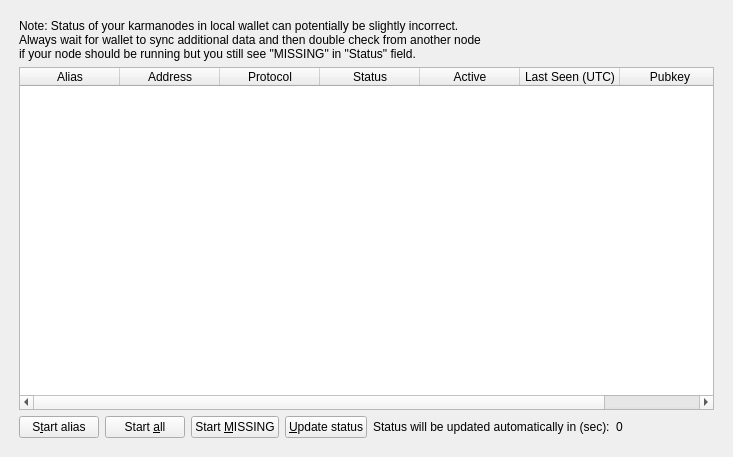
<?xml version="1.0" encoding="UTF-8"?>
<ui version="4.0">
 <class>KarmanodeList</class>
 <widget class="QWidget" name="KarmanodeList">
  <property name="geometry">
   <rect>
    <x>0</x>
    <y>0</y>
    <width>723</width>
    <height>457</height>
   </rect>
  </property>
  <property name="windowTitle">
   <string>Form</string>
  </property>
  <layout class="QVBoxLayout" name="topLayout">
   <property name="leftMargin">
    <number>10</number>
   </property>
   <property name="topMargin">
    <number>10</number>
   </property>
   <property name="rightMargin">
    <number>10</number>
   </property>
   <property name="bottomMargin">
    <number>10</number>
   </property>
    <item>
     <widget class="QWidget" name="tabMyKarmanodes">
      <attribute name="title">
       <string>My Karmanodes</string>
      </attribute>
      <layout class="QGridLayout" name="gridLayout_2">
       <item row="0" column="0">
        <layout class="QVBoxLayout" name="verticalLayout_2">
         <property name="bottomMargin">
          <number>0</number>
         </property>
         <item>
          <layout class="QHBoxLayout" name="horizontalLayout_note">
           <property name="bottomMargin">
            <number>0</number>
           </property>
           <item>
            <widget class="QLabel" name="updateNote">
             <property name="text">
              <string>Note: Status of your karmanodes in local wallet can potentially be slightly incorrect.&lt;br /&gt;Always wait for wallet to sync additional data and then double check from another node&lt;br /&gt;if your node should be running but you still see &quot;MISSING&quot; in &quot;Status&quot; field.</string>
             </property>
            </widget>
           </item>
          </layout>
         </item>
         <item>
          <widget class="QTableWidget" name="tableWidgetMyKarmanodes">
           <property name="minimumSize">
            <size>
             <width>695</width>
             <height>0</height>
            </size>
           </property>
           <property name="palette">
            <palette>
             <active>
              <colorrole role="Text">
               <brush brushstyle="SolidPattern">
                <color alpha="255">
                 <red>51</red>
                 <green>51</green>
                 <blue>51</blue>
                </color>
               </brush>
              </colorrole>
             </active>
             <inactive>
              <colorrole role="Text">
               <brush brushstyle="SolidPattern">
                <color alpha="255">
                 <red>51</red>
                 <green>51</green>
                 <blue>51</blue>
                </color>
               </brush>
              </colorrole>
             </inactive>
             <disabled>
              <colorrole role="Text">
               <brush brushstyle="SolidPattern">
                <color alpha="255">
                 <red>85</red>
                 <green>85</green>
                 <blue>85</blue>
                </color>
               </brush>
              </colorrole>
             </disabled>
            </palette>
           </property>
           <property name="editTriggers">
            <set>QAbstractItemView::NoEditTriggers</set>
           </property>
           <property name="alternatingRowColors">
            <bool>true</bool>
           </property>
           <property name="selectionMode">
            <enum>QAbstractItemView::SingleSelection</enum>
           </property>
           <property name="selectionBehavior">
            <enum>QAbstractItemView::SelectRows</enum>
           </property>
           <property name="sortingEnabled">
            <bool>true</bool>
           </property>
           <attribute name="horizontalHeaderStretchLastSection">
            <bool>true</bool>
           </attribute>
           <attribute name="ResizeMode">
            <enum>QHeaderView::Interactive</enum>
           </attribute>
           <column>
            <property name="text">
             <string>Alias</string>
            </property>
           </column>
           <column>
            <property name="text">
             <string>Address</string>
            </property>
           </column>
           <column>
            <property name="text">
             <string>Protocol</string>
            </property>
           </column>
           <column>
            <property name="text">
             <string>Status</string>
            </property>
           </column>
           <column>
            <property name="text">
             <string>Active</string>
            </property>
           </column>
           <column>
            <property name="text">
             <string>Last Seen (UTC)</string>
            </property>
           </column>
           <column>
            <property name="text">
             <string>Pubkey</string>
            </property>
           </column>
          </widget>
         </item>
         <item>
          <layout class="QHBoxLayout" name="horizontalLayout_5">
           <property name="bottomMargin">
            <number>0</number>
           </property>
           <item>
            <widget class="QPushButton" name="startButton">
             <property name="text">
              <string>S&amp;tart alias</string>
             </property>
            </widget>
           </item>
           <item>
            <widget class="QPushButton" name="startAllButton">
             <property name="text">
              <string>Start &amp;all</string>
             </property>
            </widget>
           </item>
           <item>
            <widget class="QPushButton" name="startMissingButton">
             <property name="text">
              <string>Start &amp;MISSING</string>
             </property>
            </widget>
           </item>
           <item>
            <widget class="QPushButton" name="UpdateButton">
             <property name="text">
              <string>&amp;Update status</string>
             </property>
            </widget>
           </item>
           <item>
            <widget class="QLabel" name="autoupdate_label">
             <property name="text">
              <string>Status will be updated automatically in (sec):</string>
             </property>
            </widget>
           </item>
           <item>
            <widget class="QLabel" name="secondsLabel">
             <property name="text">
              <string>0</string>
             </property>
            </widget>
           </item>
           <item>
            <spacer name="horizontalSpacer_5">
             <property name="orientation">
              <enum>Qt::Horizontal</enum>
             </property>
             <property name="sizeHint" stdset="0">
              <size>
               <width>40</width>
               <height>20</height>
              </size>
             </property>
            </spacer>
           </item>
          </layout>
         </item>
        </layout>
       </item>
      </layout>
     </widget>
    </item>
  </layout>
 </widget>
 <resources/>
 <connections/>
</ui>
